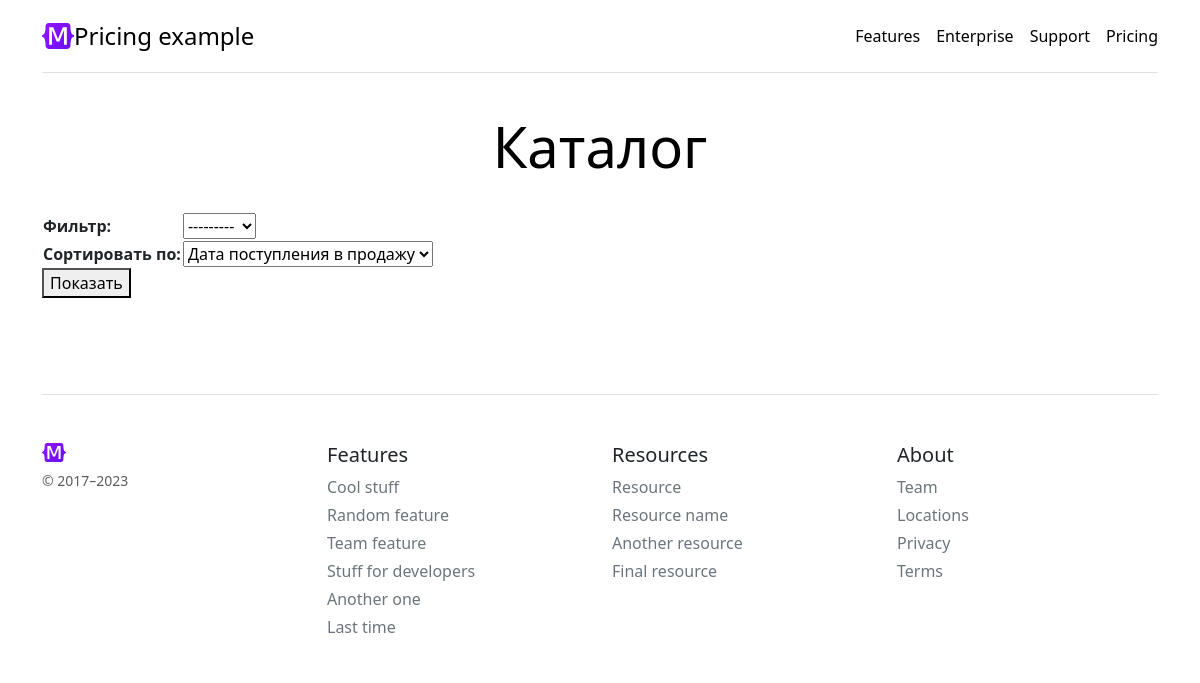
The app's page /products/, older data.
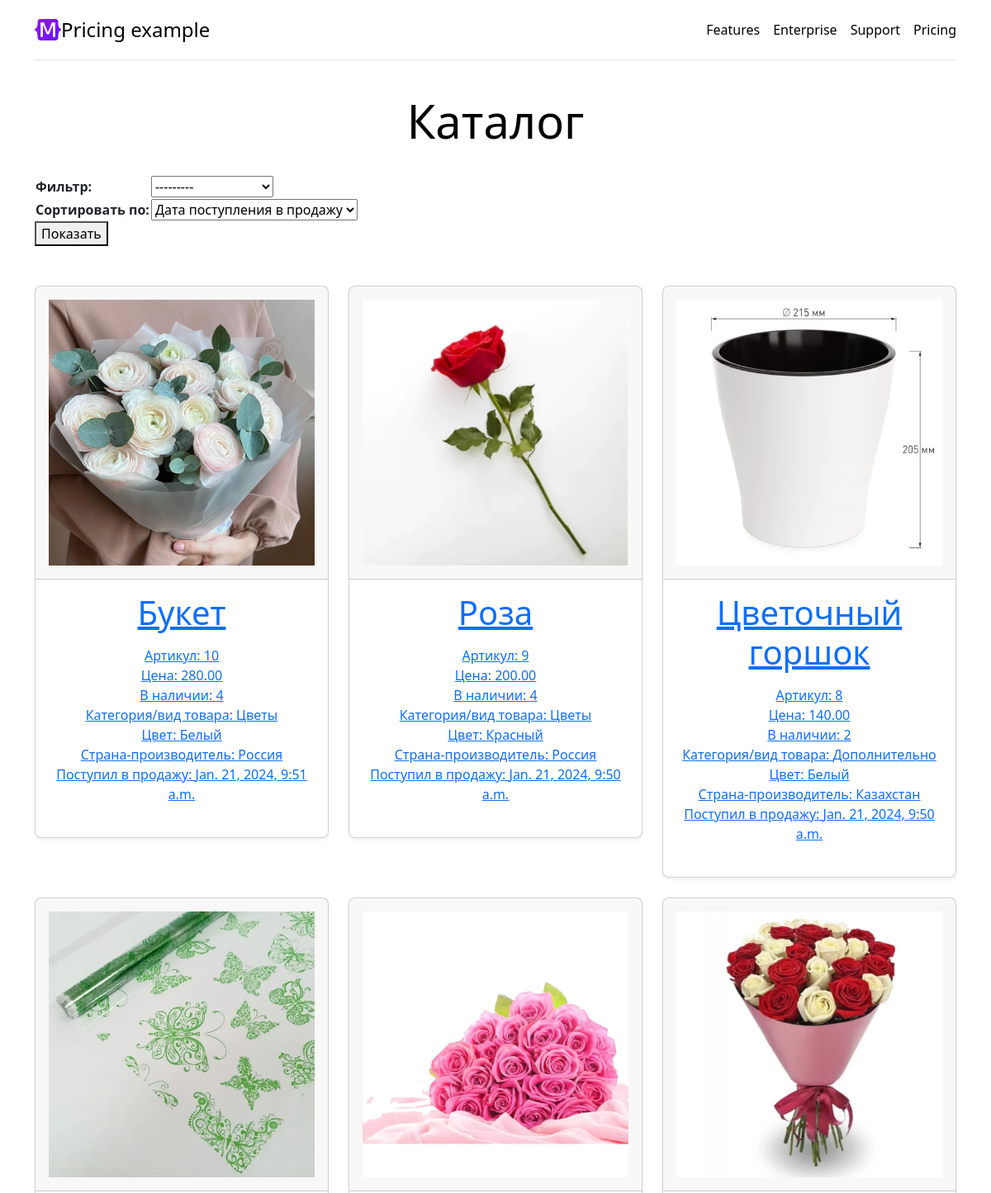
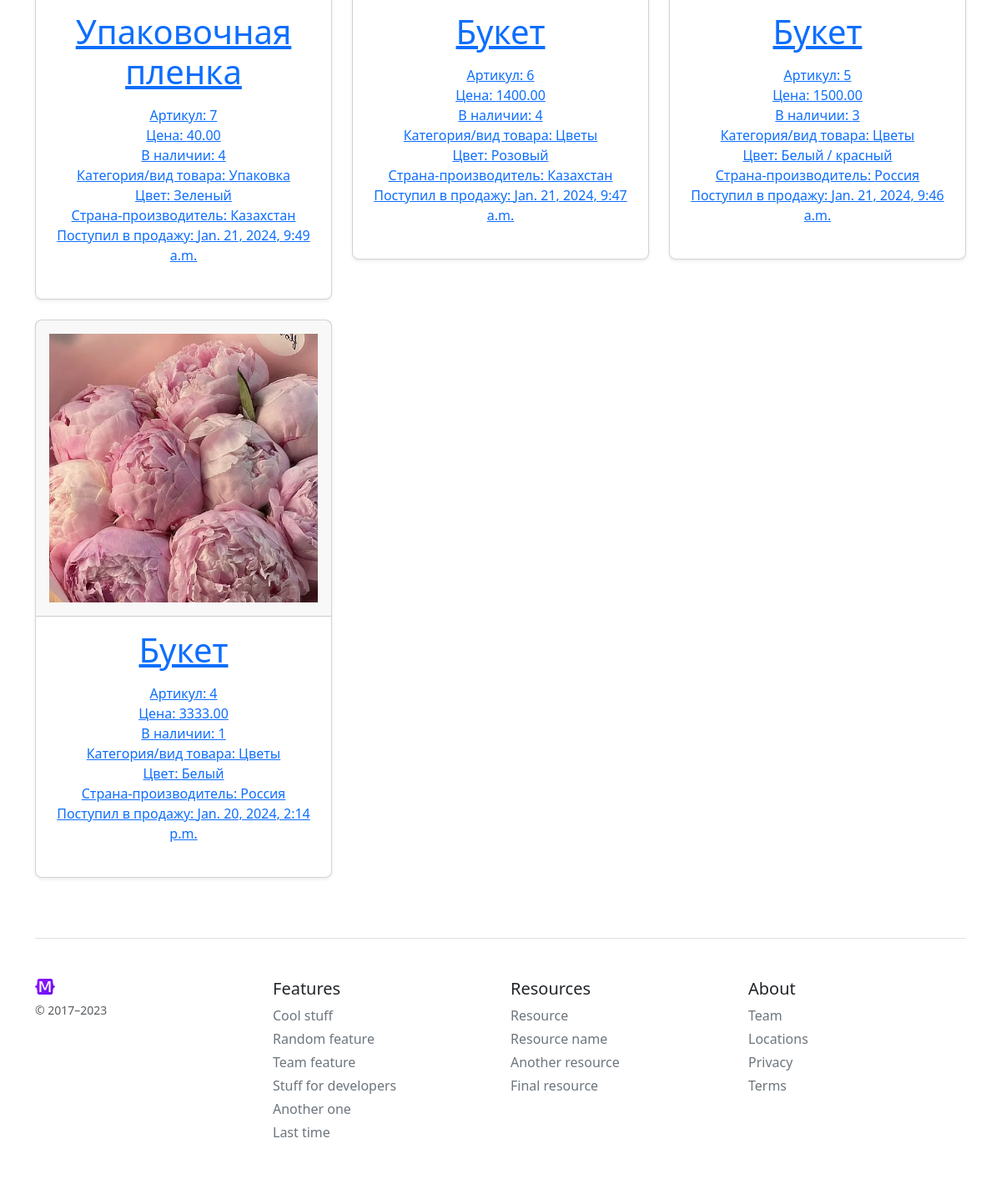
The same page, newer data (2 pictures, top to bottom).
### products/models.py (models this page shows)
class Product(NameMixin,
              models.Model):
    objects = models.Manager()  # По умолчанию. Нужен для админки.
    in_stock = ProductManager()
    added = models.DateTimeField(auto_now_add=True,
                                 verbose_name="Дата добавления")
    photo = models.ImageField(verbose_name="Фото. Рекомендовано 500 x 500 px", blank=False)
    price = models.DecimalField(max_digits=10,
                                decimal_places=2,
                                verbose_name="Цена",
                                validators=[MinValueValidator(Decimal('0.01'))])
    origin = models.ForeignKey(
        "Country",
        on_delete=models.CASCADE,
        verbose_name="Страна-производитель",
    )
    color = models.ForeignKey(
        "Color",
        on_delete=models.CASCADE,
        verbose_name="Цвет",
    )
    category = models.ForeignKey(
        "Category",
        on_delete=models.CASCADE,
        verbose_name="Категория / Вид товара",
    )
    stock = models.PositiveIntegerField(default=0,
                                        null=False,
                                        blank=False,
                                        verbose_name="Остаток товара")
    def get_absolute_url(self):
        return reverse('product-detail', kwargs={"pk": self.id})
    class Meta:
        verbose_name = "Товар"
        verbose_name_plural = "Товары"

class Category(NameMixin,
               models.Model):
    class Meta:
        verbose_name = "Категория/Вид товара"
        verbose_name_plural = "Категории/Виды товаров"

class Color(NameMixin,
            models.Model):
    class Meta:
        verbose_name = "Цвет"
        verbose_name_plural = "Цвета"

class Country(NameMixin,
              models.Model):
    class Meta:
        verbose_name = "Страна"
        verbose_name_plural = "Страны"

### products/views.py (the view)
# urls.py: path("products/", ProductListView.as_view(), name="product-list"),
class ProductListView(ListView):
    model = Product
    def get_queryset(self):
        queryset = Product.in_stock.all()
        category = self.request.GET.get("category")
        order_by = self.request.GET.get("order_by")
        if order_by:
            if order_by == 'price' or order_by == 'added':
                queryset = queryset.order_by("-" + order_by)
            else:
                assert (order_by == 'category' or order_by == 'origin')
                queryset = queryset.order_by(order_by + "__name")
        if category:
            queryset = queryset.filter(category_id=category)
        return queryset
    def get_context_data(self, **kwargs):
        context_data = super().get_context_data(**kwargs)
        context_data["sort_filter_form"] = ProductSortFilterForm(self.request.GET)
        return context_data

### products/forms.py
class ProductSortFilterForm(forms.ModelForm):
    def __init__(self, *args, **kwargs):
        super().__init__(*args, **kwargs)
        self.fields['category'].required = False
    order_by = forms.ChoiceField(choices=get_choices, label="Сортировать по", required=False)
    class Meta:
        model = Product
        fields = ["category"]
        labels = {
            "category": "Фильтр"
        }

### general/model_mixins.py (called while the page is built)
    def __str__(self):
        return self.name

### products/forms.py (called while the page is built)
def get_choices():
    choices = [(k, v) for k, v in SORT_CHOICES.items()]
    return choices

### products/models.py (called while the page is built)
    def get_queryset(self):
        return super().get_queryset().filter(stock__gte=1).order_by("-added")

### products/templates/products/product_list.html (shortened to what this page needs)
{% extends 'general/base.html' %}
{% block headline %}
<div class="pricing-header p-3 pb-md-4 mx-auto text-center">
  <h1 class="display-4 fw-normal text-body-emphasis">Каталог</h1>
</div>
{% endblock %}
{% block content %}
<main>
    <div class="mb-5">
        <form>
            <table>
                {{ sort_filter_form.as_table }}
            </table>
            <button>Показать</button>
        </form>
    </div>
    <div class="row row-cols-1 row-cols-md-3 mb-3 text-center">
      {% for object in object_list %}
      <div class="col">
        <div class="card mb-4 rounded-3 shadow-sm">
          <a href="{{ object.get_absolute_url }}">
            <div class="card-header py-3">
              <img class="img-fluid" src="{{ object.photo.url }}" alt="{{ object.name }}">
            </div>
          </a>
          <div class="card-body">
            <a href="{{ object.get_absolute_url }}">
              <h1 class="card-title pricing-card-title">{{ object.name }}</h1>
              <ul class="list-unstyled mt-3 mb-4">
                <li>Артикул: {{ object.id }}</li>
                <li>Цена: {{ object.price }}</li>
                <li>В наличии: {{ object.stock }}</li>
                <li>Категория/вид товара: {{ object.category }}</li>
                <li>Цвет: {{ object.color }}</li>
                <li>Страна-производитель: {{ object.origin }}</li>
                <li>Поступил в продажу: {{ object.added }}</li>
              </ul>
            </a>
          </div>
        </div>
      </div>
      {% endfor %}
    </div>
  </main>
{% endblock %}

### general/templates/general/base.html
{% include 'general/header.html' %}
{% block headline %}
{% endblock %}
{% block content %}
{% endblock  %}
{% include 'general/footer.html' %}

### general/templates/general/header.html (shortened to what this page needs)
{% load static %}
<!doctype html>
<html lang="en" data-bs-theme="auto">
<head>
<link href="{% static 'general/css/style.css' %}" rel="stylesheet">
<link href="{% static 'general/css/bootstrap.min.css' %}" rel="stylesheet">
  </head>
  <body>
<div class="container py-3">
  <header>
    <div class="d-flex flex-column flex-md-row align-items-center pb-3 mb-4 border-bottom">
      <a href="../../../../index.html" class="d-flex align-items-center link-body-emphasis text-decoration-none">
        <img class="home-logo" src="{% static 'companies/img/logo.svg' %}">
        <span class="fs-4">Pricing example</span>
      </a>
      <nav class="d-inline-flex mt-2 mt-md-0 ms-md-auto">
        <a class="me-3 py-2 link-body-emphasis text-decoration-none" href="#">Features</a>
        <a class="me-3 py-2 link-body-emphasis text-decoration-none" href="#">Enterprise</a>
        <a class="me-3 py-2 link-body-emphasis text-decoration-none" href="#">Support</a>
        <a class="py-2 link-body-emphasis text-decoration-none" href="#">Pricing</a>
      </nav>
    </div>
  </header>

### general/templates/general/footer.html (shortened to what this page needs)
{% load static %}
  <footer class="pt-4 my-md-5 pt-md-5 border-top">
    <div class="row">
      <div class="col-12 col-md">
        <img class="mb-2" src="{% static 'companies/img/logo.svg' %}" alt="" width="24" height="19">
        <small class="d-block mb-3 text-body-secondary">&copy; 2017–2023</small>
      </div>
      <div class="col-6 col-md">
        <h5>Features</h5>
        <ul class="list-unstyled text-small">
          <li class="mb-1"><a class="link-secondary text-decoration-none" href="#">Cool stuff</a></li>
          <li class="mb-1"><a class="link-secondary text-decoration-none" href="#">Random feature</a></li>
          <li class="mb-1"><a class="link-secondary text-decoration-none" href="#">Team feature</a></li>
          <li class="mb-1"><a class="link-secondary text-decoration-none" href="#">Stuff for developers</a></li>
          <li class="mb-1"><a class="link-secondary text-decoration-none" href="#">Another one</a></li>
          <li class="mb-1"><a class="link-secondary text-decoration-none" href="#">Last time</a></li>
        </ul>
      </div>
      <div class="col-6 col-md">
        <h5>Resources</h5>
        <ul class="list-unstyled text-small">
          <li class="mb-1"><a class="link-secondary text-decoration-none" href="#">Resource</a></li>
          <li class="mb-1"><a class="link-secondary text-decoration-none" href="#">Resource name</a></li>
          <li class="mb-1"><a class="link-secondary text-decoration-none" href="#">Another resource</a></li>
          <li class="mb-1"><a class="link-secondary text-decoration-none" href="#">Final resource</a></li>
        </ul>
      </div>
      <div class="col-6 col-md">
        <h5>About</h5>
        <ul class="list-unstyled text-small">
          <li class="mb-1"><a class="link-secondary text-decoration-none" href="#">Team</a></li>
          <li class="mb-1"><a class="link-secondary text-decoration-none" href="#">Locations</a></li>
          <li class="mb-1"><a class="link-secondary text-decoration-none" href="#">Privacy</a></li>
          <li class="mb-1"><a class="link-secondary text-decoration-none" href="#">Terms</a></li>
        </ul>
      </div>
    </div>
  </footer>
</div>
    </body>
</html>

### general/static/general/css/style.css (style rules this page uses)
.home-logo { width: 2em; }

Row changes from the older to the newer data that the page shows:
added Product: photo (picture), name "Букет", id "10", price "280.00", stock "4", category "Цветы", color "Белый", origin "Россия", added "Jan. 21, 2024, 9:51 a.m."
added Product: photo (picture), name "Роза", id "9", price "200.00", stock "4", category "Цветы", color "Красный", origin "Россия", added "Jan. 21, 2024, 9:50 a.m."
added Product: photo (picture), name "Цветочный горшок", id "8", price "140.00", stock "2", category "Дополнительно", color "Белый", origin "Казахстан", added "Jan. 21, 2024, 9:50 a.m."
added Product: photo (picture), name "Упаковочная пленка", id "7", price "40.00", stock "4", category "Упаковка", color "Зеленый", origin "Казахстан", added "Jan. 21, 2024, 9:49 a.m."
added Product: photo (picture), name "Букет", id "6", price "1400.00", stock "4", category "Цветы", color "Розовый", origin "Казахстан", added "Jan. 21, 2024, 9:47 a.m."
added Product: photo (picture), name "Букет", id "5", price "1500.00", stock "3", category "Цветы", color "Белый / красный", origin "Россия", added "Jan. 21, 2024, 9:46 a.m."
now on this page (row edited): Product: photo (picture), name "Букет", id "4", price "3333.00", stock "1", category "Цветы", color "Белый", origin "Россия", added "Jan. 20, 2024, 2:14 p.m."
